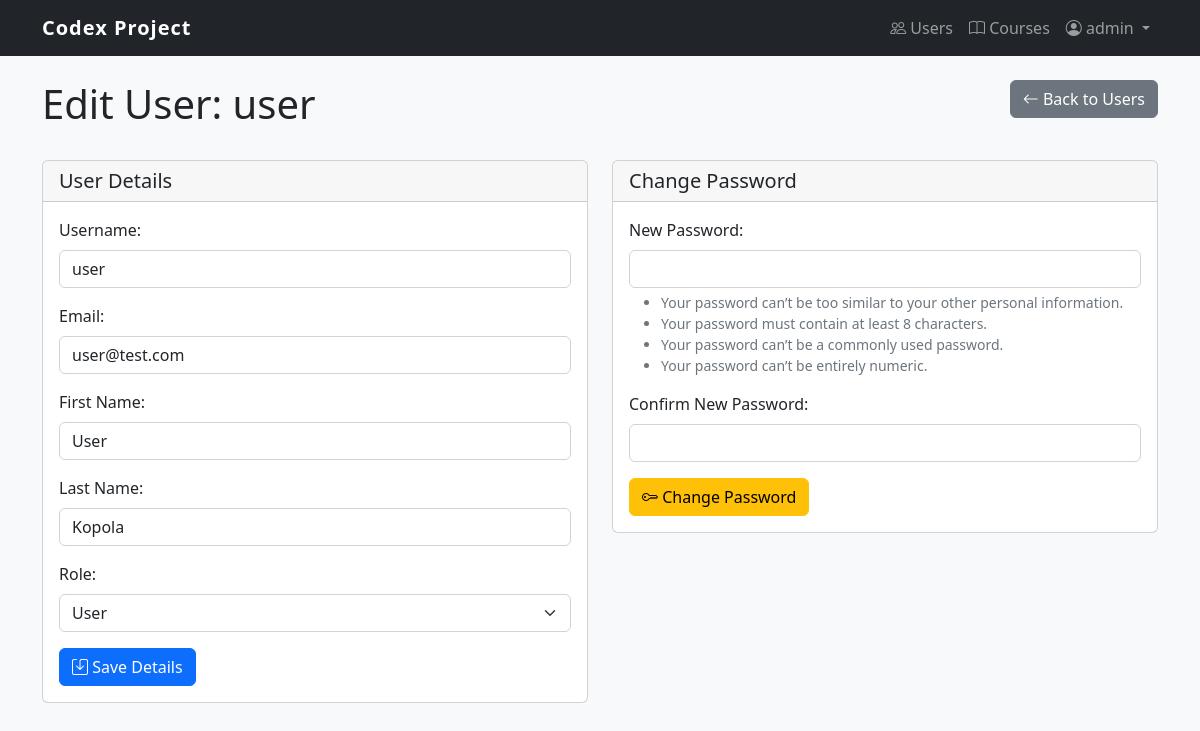
Screenshot of /user/users/edit/2/ (signed in) with the database file from the repository.
### user_management/models.py (models this page shows, shortened)
class User(AbstractUser):
    USER = 'USER'
    TEACHER = 'TEACHER'
    ADMIN = 'ADMIN'
    ROLE_CHOICES = [
        (USER, 'User'),
        (TEACHER, 'Teacher'),
        (ADMIN, 'Admin'),
    ]
    role = models.CharField(max_length=10, choices=ROLE_CHOICES, default=USER)
    def is_administrator(self):
        return self.role == self.ADMIN

### user_management/views.py (the view, shortened to what this page needs)
# urls.py: path('users/edit/<int:user_id>/', views.edit_user, name='edit_user'),
@login_required
def edit_user(request, user_id):
    if not request.user.is_administrator():
        return redirect('user_management:dashboard')
    user_to_edit = get_object_or_404(User, id=user_id)
    user_form = UserEditForm(instance=user_to_edit)
    password_form = UserPasswordChangeForm(user=user_to_edit)
    context = {
        'user_to_edit': user_to_edit,
        'user_form': user_form,
        'password_form': password_form
    }
    return render(request, 'user_management/edit_user.html', context)

### user_management/forms.py
class UserEditForm(forms.ModelForm):
    class Meta:
        model = User
        fields = ('username', 'email', 'first_name', 'last_name', 'role')

class UserPasswordChangeForm(SetPasswordForm):
    class Meta:
        model = User
        fields = ('new_password1', 'new_password2')

### user_management/templates/user_management/edit_user.html (shortened to what this page needs)
{% extends 'user_management/base.html' %}
{% block content %}
<div class="container mt-4">
    <div class="row mb-4">
        <div class="col-md-9">
            <h1>Edit User: {{ user_to_edit.username }}</h1>
        </div>
        <div class="col-md-3 text-end">
            <a href="{% url 'user_management:user_management' %}" class="btn btn-secondary">
                <i class="bi bi-arrow-left"></i> Back to Users
            </a>
        </div>
    </div>
    <div class="row">
        <div class="col-md-6 mb-4">
            <div class="card">
                <div class="card-header">
                    <h5 class="mb-0">User Details</h5>
                </div>
                <div class="card-body">
                    <form method="post">
                        <div class="mb-3">
                            <label for="id_username" class="form-label">Username:</label>
                            <input type="text" name="username" value="{{ user_form.username.value|default:'' }}" class="form-control" id="id_username">
                        </div>
                        <div class="mb-3">
                            <label for="id_email" class="form-label">Email:</label>
                            <input type="email" name="email" value="{{ user_form.email.value|default:'' }}" class="form-control" id="id_email">
                        </div>
                        <div class="mb-3">
                            <label for="id_first_name" class="form-label">First Name:</label>
                            <input type="text" name="first_name" value="{{ user_form.first_name.value|default:'' }}" class="form-control" id="id_first_name">
                        </div>
                        <div class="mb-3">
                            <label for="id_last_name" class="form-label">Last Name:</label>
                            <input type="text" name="last_name" value="{{ user_form.last_name.value|default:'' }}" class="form-control" id="id_last_name">
                        </div>
                        <div class="mb-3">
                            <label for="id_role" class="form-label">Role:</label>
                            <select name="role" class="form-select" id="id_role">
                                <option value="USER" {% if user_form.role.value == 'USER' %}selected{% endif %}>User</option>
                            </select>
                        </div>
                        <button type="submit" name="save_details" class="btn btn-primary">
                            <i class="bi bi-save"></i> Save Details
                        </button>
                    </form>
                </div>
            </div>
        </div>
        <div class="col-md-6 mb-4">
            <div class="card">
                <div class="card-header">
                    <h5 class="mb-0">Change Password</h5>
                </div>
                <div class="card-body">
                    <form method="post">
                        <div class="mb-3">
                            <label for="id_new_password1" class="form-label">New Password:</label>
                            <input type="password" name="new_password1" class="form-control" id="id_new_password1">
                            {% if password_form.new_password1.help_text %}
                            <div class="form-text text-muted small">
                                {{ password_form.new_password1.help_text|safe }}
                            </div>
                            {% endif %}
                        </div>
                        <div class="mb-3">
                            <label for="id_new_password2" class="form-label">Confirm New Password:</label>
                            <input type="password" name="new_password2" class="form-control" id="id_new_password2">
                        </div>
                        <button type="submit" name="change_password" class="btn btn-warning">
                            <i class="bi bi-key"></i> Change Password
                        </button>
                    </form>
                </div>
            </div>
        </div>
    </div>
</div>
{% endblock %}

### user_management/templates/user_management/base.html (shortened to what this page needs)
<!DOCTYPE html>
<html lang="en">
<head>
    <link href="https://cdn.jsdelivr.net/npm/bootstrap@5.2.3/dist/css/bootstrap.min.css" rel="stylesheet">
    <link rel="stylesheet" href="https://cdn.jsdelivr.net/npm/bootstrap-icons@1.10.0/font/bootstrap-icons.css">
</head>
<body>
    <nav class="navbar navbar-expand-lg navbar-dark bg-dark">
        <div class="container">
            <a class="navbar-brand" href="{% url 'user_management:dashboard' %}">Codex Project</a>
            <div class="collapse navbar-collapse" id="navbarNav">
                <ul class="navbar-nav ms-auto">
                    {% if user.is_authenticated %}
                        {% if user.is_administrator %}
                            <li class="nav-item">
                                <a class="nav-link" href="{% url 'user_management:user_management' %}">
                                    <i class="bi bi-people"></i> Users
                                </a>
                            </li>
                        {% endif %}
                        <li class="nav-item">
                            <a class="nav-link" href="{% url 'content_management:course_list' %}">
                                <i class="bi bi-book"></i> Courses
                            </a>
                        </li>
                        <li class="nav-item dropdown">
                            <a class="nav-link dropdown-toggle" href="#" id="navbarDropdown" role="button"
                               data-bs-toggle="dropdown" aria-expanded="false">
                                <i class="bi bi-person-circle"></i> {{ user.username }}
                            </a>
                        </li>
                    {% endif %}
                </ul>
            </div>
        </div>
    </nav>
    {% block content %}{% endblock %}
</body>
</html>

### user_management/templates/user_management/base.html (style rules this page uses)
body { font-family: 'Segoe UI', Tahoma, Geneva, Verdana, sans-serif; background-color: #f8f9fa; }
.navbar-brand { font-weight: bold; letter-spacing: 1px; }

### rows the page displays
User: username "admin"
User: username "user", email "user@test.com", first_name "User", last_name "Kopola", role "User"
